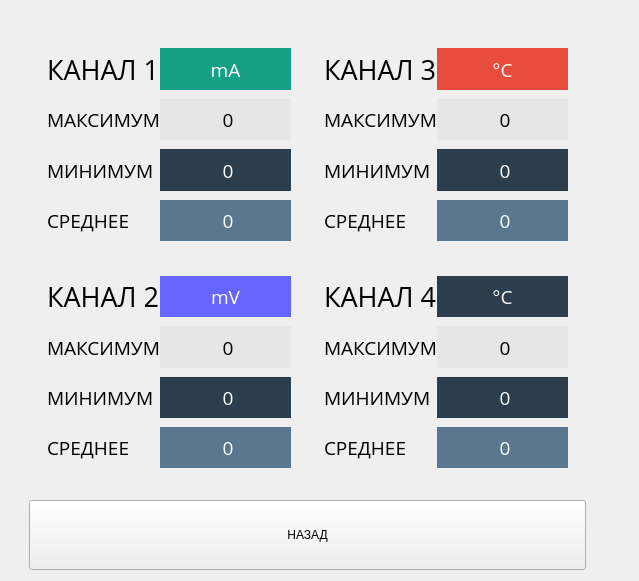
           <widget class="QWidget" name="pageAnaliz">
            <layout class="QVBoxLayout" name="verticalLayout_14">
             <property name="leftMargin">
              <number>29</number>
             </property>
             <property name="topMargin">
              <number>30</number>
             </property>
             <property name="rightMargin">
              <number>53</number>
             </property>
             <item>
              <widget class="QFrame" name="frame">
               <property name="minimumSize">
                <size>
                 <width>0</width>
                 <height>456</height>
                </size>
               </property>
               <property name="frameShape">
                <enum>QFrame::NoFrame</enum>
               </property>
               <property name="frameShadow">
                <enum>QFrame::Raised</enum>
               </property>
               <layout class="QGridLayout" name="gridLayout_6">
                <property name="horizontalSpacing">
                 <number>15</number>
                </property>
                <property name="verticalSpacing">
                 <number>17</number>
                </property>
                <item row="0" column="0">
                 <widget class="QFrame" name="frame_2">
                  <property name="frameShape">
                   <enum>QFrame::NoFrame</enum>
                  </property>
                  <property name="frameShadow">
                   <enum>QFrame::Raised</enum>
                  </property>
                  <layout class="QGridLayout" name="gridLayout_2">
                   <property name="horizontalSpacing">
                    <number>0</number>
                   </property>
                   <property name="verticalSpacing">
                    <number>9</number>
                   </property>
                   <item row="0" column="0">
                    <widget class="QLabel" name="analizelbl_1">
                     <property name="font">
                      <font>
                       <family>Open Sans</family>
                       <pointsize>20</pointsize>
                      </font>
                     </property>
                     <property name="text">
                      <string>КАНАЛ 1</string>
                     </property>
                    </widget>
                   </item>
                   <item row="5" column="1">
                    <widget class="QLabel" name="analizeavgvaluechannel_1">
                     <property name="minimumSize">
                      <size>
                       <width>131</width>
                       <height>31</height>
                      </size>
                     </property>
                     <property name="maximumSize">
                      <size>
                       <width>185</width>
                       <height>45</height>
                      </size>
                     </property>
                     <property name="font">
                      <font>
                       <family>Open Sans</family>
                       <pointsize>14</pointsize>
                      </font>
                     </property>
                     <property name="styleSheet">
                      <string notr="true">	background-color: rgb(91, 119, 143);
	color: rgb(255, 255, 255);
	border-radius: 0px;</string>
                     </property>
                     <property name="text">
                      <string> 0</string>
                     </property>
                     <property name="alignment">
                      <set>Qt::AlignCenter</set>
                     </property>
                    </widget>
                   </item>
                   <item row="2" column="0">
                    <widget class="QLabel" name="analizelblmax_1">
                     <property name="font">
                      <font>
                       <family>Open Sans</family>
                       <pointsize>14</pointsize>
                      </font>
                     </property>
                     <property name="text">
                      <string>МАКСИМУМ</string>
                     </property>
                    </widget>
                   </item>
                   <item row="2" column="1">
                    <widget class="QLabel" name="analizemaxvaluechannel_1">
                     <property name="minimumSize">
                      <size>
                       <width>131</width>
                       <height>31</height>
                      </size>
                     </property>
                     <property name="maximumSize">
                      <size>
                       <width>185</width>
                       <height>45</height>
                      </size>
                     </property>
                     <property name="font">
                      <font>
                       <family>Open Sans</family>
                       <pointsize>14</pointsize>
                      </font>
                     </property>
                     <property name="styleSheet">
                      <string notr="true">background-color: rgb(230, 230, 230);
color: rgb(0, 0, 0);
border-radius: 0px;
</string>
                     </property>
                     <property name="text">
                      <string> 0</string>
                     </property>
                     <property name="alignment">
                      <set>Qt::AlignCenter</set>
                     </property>
                    </widget>
                   </item>
                   <item row="5" column="0">
                    <widget class="QLabel" name="analizelblavg_1">
                     <property name="font">
                      <font>
                       <family>Open Sans</family>
                       <pointsize>14</pointsize>
                      </font>
                     </property>
                     <property name="text">
                      <string>СРЕДНЕЕ</string>
                     </property>
                    </widget>
                   </item>
                   <item row="0" column="1">
                    <widget class="QLabel" name="analizenameChannel_1">
                     <property name="minimumSize">
                      <size>
                       <width>131</width>
                       <height>31</height>
                      </size>
                     </property>
                     <property name="maximumSize">
                      <size>
                       <width>185</width>
                       <height>45</height>
                      </size>
                     </property>
                     <property name="font">
                      <font>
                       <family>Open Sans</family>
                       <pointsize>14</pointsize>
                      </font>
                     </property>
                     <property name="styleSheet">
                      <string notr="true">	background-color: rgb(21, 159, 133);
	color: rgb(255, 255, 255);
	border-radius: 0px;</string>
                     </property>
                     <property name="text">
                      <string>mA</string>
                     </property>
                     <property name="alignment">
                      <set>Qt::AlignCenter</set>
                     </property>
                    </widget>
                   </item>
                   <item row="4" column="1">
                    <widget class="QLabel" name="analizeminvaluechannel_1">
                     <property name="minimumSize">
                      <size>
                       <width>131</width>
                       <height>31</height>
                      </size>
                     </property>
                     <property name="maximumSize">
                      <size>
                       <width>185</width>
                       <height>45</height>
                      </size>
                     </property>
                     <property name="font">
                      <font>
                       <family>Open Sans</family>
                       <pointsize>14</pointsize>
                      </font>
                     </property>
                     <property name="styleSheet">
                      <string notr="true">background-color:rgb(44, 61, 77);
color: rgb(255 , 255, 255);
border-radius: 0px;</string>
                     </property>
                     <property name="text">
                      <string> 0</string>
                     </property>
                     <property name="alignment">
                      <set>Qt::AlignCenter</set>
                     </property>
                    </widget>
                   </item>
                   <item row="4" column="0">
                    <widget class="QLabel" name="analizelblmin_1">
                     <property name="font">
                      <font>
                       <family>Open Sans</family>
                       <pointsize>14</pointsize>
                      </font>
                     </property>
                     <property name="text">
                      <string>МИНИМУМ</string>
                     </property>
                    </widget>
                   </item>
                  </layout>
                 </widget>
                </item>
                <item row="0" column="1">
                 <widget class="QFrame" name="frame_4">
                  <property name="frameShape">
                   <enum>QFrame::NoFrame</enum>
                  </property>
                  <property name="frameShadow">
                   <enum>QFrame::Raised</enum>
                  </property>
                  <layout class="QGridLayout" name="gridLayout_4">
                   <property name="horizontalSpacing">
                    <number>0</number>
                   </property>
                   <property name="verticalSpacing">
                    <number>9</number>
                   </property>
                   <item row="0" column="1">
                    <widget class="QLabel" name="analizenameChannel_3">
                     <property name="minimumSize">
                      <size>
                       <width>131</width>
                       <height>31</height>
                      </size>
                     </property>
                     <property name="maximumSize">
                      <size>
                       <width>185</width>
                       <height>45</height>
                      </size>
                     </property>
                     <property name="font">
                      <font>
                       <family>Open Sans</family>
                       <pointsize>14</pointsize>
                      </font>
                     </property>
                     <property name="styleSheet">
                      <string notr="true">background-color: rgb(232, 76, 61);
color: rgb(255, 255, 255);
border-radius: 0px;</string>
                     </property>
                     <property name="text">
                      <string>°C</string>
                     </property>
                     <property name="alignment">
                      <set>Qt::AlignCenter</set>
                     </property>
                    </widget>
                   </item>
                   <item row="0" column="0">
                    <widget class="QLabel" name="analizelbl_3">
                     <property name="font">
                      <font>
                       <family>Open Sans</family>
                       <pointsize>20</pointsize>
                      </font>
                     </property>
                     <property name="text">
                      <string>КАНАЛ 3</string>
                     </property>
                    </widget>
                   </item>
                   <item row="4" column="0">
                    <widget class="QLabel" name="analizelblavg_3">
                     <property name="font">
                      <font>
                       <family>Open Sans</family>
                       <pointsize>14</pointsize>
                      </font>
                     </property>
                     <property name="text">
                      <string>СРЕДНЕЕ</string>
                     </property>
                    </widget>
                   </item>
                   <item row="2" column="0">
                    <widget class="QLabel" name="analizelblmax_3">
                     <property name="font">
                      <font>
                       <family>Open Sans</family>
                       <pointsize>14</pointsize>
                      </font>
                     </property>
                     <property name="text">
                      <string>МАКСИМУМ</string>
                     </property>
                    </widget>
                   </item>
                   <item row="2" column="1">
                    <widget class="QLabel" name="analizemaxvaluechannel_3">
                     <property name="minimumSize">
                      <size>
                       <width>131</width>
                       <height>31</height>
                      </size>
                     </property>
                     <property name="maximumSize">
                      <size>
                       <width>185</width>
                       <height>45</height>
                      </size>
                     </property>
                     <property name="font">
                      <font>
                       <family>Open Sans</family>
                       <pointsize>14</pointsize>
                      </font>
                     </property>
                     <property name="styleSheet">
                      <string notr="true">background-color: rgb(230, 230, 230);
color: rgb(0, 0, 0);
border-radius: 0px;
</string>
                     </property>
                     <property name="text">
                      <string> 0</string>
                     </property>
                     <property name="alignment">
                      <set>Qt::AlignCenter</set>
                     </property>
                    </widget>
                   </item>
                   <item row="4" column="1">
                    <widget class="QLabel" name="analizeavgvaluechannel_3">
                     <property name="minimumSize">
                      <size>
                       <width>131</width>
                       <height>31</height>
                      </size>
                     </property>
                     <property name="maximumSize">
                      <size>
                       <width>185</width>
                       <height>45</height>
                      </size>
                     </property>
                     <property name="font">
                      <font>
                       <family>Open Sans</family>
                       <pointsize>14</pointsize>
                      </font>
                     </property>
                     <property name="styleSheet">
                      <string notr="true">background-color: rgb(91, 119, 143);
color: rgb(255, 255, 255);
border-radius: 0px;</string>
                     </property>
                     <property name="text">
                      <string> 0</string>
                     </property>
                     <property name="alignment">
                      <set>Qt::AlignCenter</set>
                     </property>
                    </widget>
                   </item>
                   <item row="3" column="0">
                    <widget class="QLabel" name="analizelblmin_3">
                     <property name="font">
                      <font>
                       <family>Open Sans</family>
                       <pointsize>14</pointsize>
                      </font>
                     </property>
                     <property name="text">
                      <string>МИНИМУМ</string>
                     </property>
                    </widget>
                   </item>
                   <item row="3" column="1">
                    <widget class="QLabel" name="analizeminvaluechannel_3">
                     <property name="minimumSize">
                      <size>
                       <width>131</width>
                       <height>31</height>
                      </size>
                     </property>
                     <property name="maximumSize">
                      <size>
                       <width>185</width>
                       <height>45</height>
                      </size>
                     </property>
                     <property name="font">
                      <font>
                       <family>Open Sans</family>
                       <pointsize>14</pointsize>
                      </font>
                     </property>
                     <property name="styleSheet">
                      <string notr="true">background-color:rgb(44, 61, 77);
color: rgb(255 , 255, 255);
border-radius: 0px;</string>
                     </property>
                     <property name="text">
                      <string> 0</string>
                     </property>
                     <property name="alignment">
                      <set>Qt::AlignCenter</set>
                     </property>
                    </widget>
                   </item>
                  </layout>
                 </widget>
                </item>
                <item row="1" column="0">
                 <widget class="QFrame" name="frame_3">
                  <property name="frameShape">
                   <enum>QFrame::NoFrame</enum>
                  </property>
                  <property name="frameShadow">
                   <enum>QFrame::Raised</enum>
                  </property>
                  <layout class="QGridLayout" name="gridLayout_3">
                   <property name="horizontalSpacing">
                    <number>0</number>
                   </property>
                   <property name="verticalSpacing">
                    <number>9</number>
                   </property>
                   <item row="0" column="1">
                    <widget class="QLabel" name="analizenameChannel_2">
                     <property name="minimumSize">
                      <size>
                       <width>131</width>
                       <height>31</height>
                      </size>
                     </property>
                     <property name="maximumSize">
                      <size>
                       <width>185</width>
                       <height>45</height>
                      </size>
                     </property>
                     <property name="font">
                      <font>
                       <family>Open Sans</family>
                       <pointsize>14</pointsize>
                      </font>
                     </property>
                     <property name="styleSheet">
                      <string notr="true">background-color: rgb(102, 102, 255);
color: rgb(255, 255, 255);
border-radius: 0px;</string>
                     </property>
                     <property name="text">
                      <string>mV</string>
                     </property>
                     <property name="alignment">
                      <set>Qt::AlignCenter</set>
                     </property>
                    </widget>
                   </item>
                   <item row="0" column="0">
                    <widget class="QLabel" name="analizelbl_2">
                     <property name="font">
                      <font>
                       <family>Open Sans</family>
                       <pointsize>20</pointsize>
                      </font>
                     </property>
                     <property name="text">
                      <string>КАНАЛ 2</string>
                     </property>
                    </widget>
                   </item>
                   <item row="4" column="0">
                    <widget class="QLabel" name="analizelblavg_2">
                     <property name="font">
                      <font>
                       <family>Open Sans</family>
                       <pointsize>14</pointsize>
                      </font>
                     </property>
                     <property name="text">
                      <string>СРЕДНЕЕ</string>
                     </property>
                    </widget>
                   </item>
                   <item row="2" column="0">
                    <widget class="QLabel" name="analizelblmax_2">
                     <property name="font">
                      <font>
                       <family>Open Sans</family>
                       <pointsize>14</pointsize>
                      </font>
                     </property>
                     <property name="text">
                      <string>МАКСИМУМ</string>
                     </property>
                    </widget>
                   </item>
                   <item row="2" column="1">
                    <widget class="QLabel" name="analizemaxvaluechannel_2">
                     <property name="minimumSize">
                      <size>
                       <width>131</width>
                       <height>31</height>
                      </size>
                     </property>
                     <property name="maximumSize">
                      <size>
                       <width>185</width>
                       <height>45</height>
                      </size>
                     </property>
                     <property name="font">
                      <font>
                       <family>Open Sans</family>
                       <pointsize>14</pointsize>
                      </font>
                     </property>
                     <property name="styleSheet">
                      <string notr="true">background-color: rgb(230, 230, 230);
color: rgb(0, 0, 0);
border-radius: 0px;
</string>
                     </property>
                     <property name="text">
                      <string> 0</string>
                     </property>
                     <property name="alignment">
                      <set>Qt::AlignCenter</set>
                     </property>
                    </widget>
                   </item>
                   <item row="4" column="1">
                    <widget class="QLabel" name="analizeavgvaluechannel_2">
                     <property name="minimumSize">
                      <size>
                       <width>131</width>
                       <height>31</height>
                      </size>
                     </property>
                     <property name="maximumSize">
                      <size>
                       <width>185</width>
                       <height>45</height>
                      </size>
                     </property>
                     <property name="font">
                      <font>
                       <family>Open Sans</family>
                       <pointsize>14</pointsize>
                      </font>
                     </property>
                     <property name="styleSheet">
                      <string notr="true">	background-color: rgb(91, 119, 143);
	color: rgb(255, 255, 255);
	border-radius: 0px;</string>
                     </property>
                     <property name="text">
                      <string> 0</string>
                     </property>
                     <property name="alignment">
                      <set>Qt::AlignCenter</set>
                     </property>
                    </widget>
                   </item>
                   <item row="3" column="0">
                    <widget class="QLabel" name="analizelblmin_2">
                     <property name="font">
                      <font>
                       <family>Open Sans</family>
                       <pointsize>14</pointsize>
                      </font>
                     </property>
                     <property name="text">
                      <string>МИНИМУМ</string>
                     </property>
                    </widget>
                   </item>
                   <item row="3" column="1">
                    <widget class="QLabel" name="analizeminvaluechannel_2">
                     <property name="minimumSize">
                      <size>
                       <width>131</width>
                       <height>31</height>
                      </size>
                     </property>
                     <property name="maximumSize">
                      <size>
                       <width>185</width>
                       <height>45</height>
                      </size>
                     </property>
                     <property name="font">
                      <font>
                       <family>Open Sans</family>
                       <pointsize>14</pointsize>
                      </font>
                     </property>
                     <property name="styleSheet">
                      <string notr="true">background-color:rgb(44, 61, 77);
color: rgb(255 , 255, 255);
border-radius: 0px;</string>
                     </property>
                     <property name="text">
                      <string> 0</string>
                     </property>
                     <property name="alignment">
                      <set>Qt::AlignCenter</set>
                     </property>
                    </widget>
                   </item>
                  </layout>
                 </widget>
                </item>
                <item row="1" column="1">
                 <widget class="QFrame" name="frame_5">
                  <property name="frameShape">
                   <enum>QFrame::NoFrame</enum>
                  </property>
                  <property name="frameShadow">
                   <enum>QFrame::Raised</enum>
                  </property>
                  <layout class="QGridLayout" name="gridLayout_5">
                   <property name="horizontalSpacing">
                    <number>0</number>
                   </property>
                   <property name="verticalSpacing">
                    <number>9</number>
                   </property>
                   <item row="0" column="1">
                    <widget class="QLabel" name="analizenameChannel_4">
                     <property name="minimumSize">
                      <size>
                       <width>131</width>
                       <height>31</height>
                      </size>
                     </property>
                     <property name="maximumSize">
                      <size>
                       <width>185</width>
                       <height>45</height>
                      </size>
                     </property>
                     <property name="font">
                      <font>
                       <family>Open Sans</family>
                       <pointsize>14</pointsize>
                      </font>
                     </property>
                     <property name="styleSheet">
                      <string notr="true">background-color:rgb(44, 61, 77);
color: rgb(255 , 255, 255);
border-radius: 0px;</string>
                     </property>
                     <property name="text">
                      <string>°C</string>
                     </property>
                     <property name="alignment">
                      <set>Qt::AlignCenter</set>
                     </property>
                    </widget>
                   </item>
                   <item row="0" column="0">
                    <widget class="QLabel" name="analizelbl_4">
                     <property name="font">
                      <font>
                       <family>Open Sans</family>
                       <pointsize>20</pointsize>
                      </font>
                     </property>
                     <property name="text">
                      <string>КАНАЛ 4</string>
                     </property>
                    </widget>
                   </item>
                   <item row="4" column="0">
                    <widget class="QLabel" name="analizelblavg_4">
                     <property name="font">
                      <font>
                       <family>Open Sans</family>
                       <pointsize>14</pointsize>
                      </font>
                     </property>
                     <property name="text">
                      <string>СРЕДНЕЕ</string>
                     </property>
                    </widget>
                   </item>
                   <item row="2" column="0">
                    <widget class="QLabel" name="analizelblmax_4">
                     <property name="font">
                      <font>
                       <family>Open Sans</family>
                       <pointsize>14</pointsize>
                      </font>
                     </property>
                     <property name="text">
                      <string>МАКСИМУМ</string>
                     </property>
                    </widget>
                   </item>
                   <item row="2" column="1">
                    <widget class="QLabel" name="analizemaxvaluechannel_4">
                     <property name="minimumSize">
                      <size>
                       <width>131</width>
                       <height>31</height>
                      </size>
                     </property>
                     <property name="maximumSize">
                      <size>
                       <width>185</width>
                       <height>45</height>
                      </size>
                     </property>
                     <property name="font">
                      <font>
                       <family>Open Sans</family>
                       <pointsize>14</pointsize>
                      </font>
                     </property>
                     <property name="styleSheet">
                      <string notr="true">background-color: rgb(230, 230, 230);
color: rgb(0, 0, 0);
border-radius: 0px;
</string>
                     </property>
                     <property name="text">
                      <string> 0</string>
                     </property>
                     <property name="alignment">
                      <set>Qt::AlignCenter</set>
                     </property>
                    </widget>
                   </item>
                   <item row="4" column="1">
                    <widget class="QLabel" name="analizeavgvaluechannel_4">
                     <property name="minimumSize">
                      <size>
                       <width>131</width>
                       <height>31</height>
                      </size>
                     </property>
                     <property name="maximumSize">
                      <size>
                       <width>185</width>
                       <height>45</height>
                      </size>
                     </property>
                     <property name="font">
                      <font>
                       <family>Open Sans</family>
                       <pointsize>14</pointsize>
                      </font>
                     </property>
                     <property name="styleSheet">
                      <string notr="true">	background-color: rgb(91, 119, 143);
	color: rgb(255, 255, 255);
	border-radius: 0px;</string>
                     </property>
                     <property name="text">
                      <string> 0</string>
                     </property>
                     <property name="alignment">
                      <set>Qt::AlignCenter</set>
                     </property>
                    </widget>
                   </item>
                   <item row="3" column="0">
                    <widget class="QLabel" name="analizelblmin_4">
                     <property name="font">
                      <font>
                       <family>Open Sans</family>
                       <pointsize>14</pointsize>
                      </font>
                     </property>
                     <property name="text">
                      <string>МИНИМУМ</string>
                     </property>
                    </widget>
                   </item>
                   <item row="3" column="1">
                    <widget class="QLabel" name="analizeminvaluechannel_4">
                     <property name="minimumSize">
                      <size>
                       <width>131</width>
                       <height>31</height>
                      </size>
                     </property>
                     <property name="maximumSize">
                      <size>
                       <width>185</width>
                       <height>45</height>
                      </size>
                     </property>
                     <property name="font">
                      <font>
                       <family>Open Sans</family>
                       <pointsize>14</pointsize>
                      </font>
                     </property>
                     <property name="styleSheet">
                      <string notr="true">background-color:rgb(44, 61, 77);
color: rgb(255 , 255, 255);
border-radius: 0px;</string>
                     </property>
                     <property name="text">
                      <string> 0</string>
                     </property>
                     <property name="alignment">
                      <set>Qt::AlignCenter</set>
                     </property>
                    </widget>
                   </item>
                  </layout>
                 </widget>
                </item>
               </layout>
              </widget>
             </item>
             <item>
              <spacer name="verticalSpacer_13">
               <property name="orientation">
                <enum>Qt::Vertical</enum>
               </property>
               <property name="sizeHint" stdset="0">
                <size>
                 <width>20</width>
                 <height>8</height>
                </size>
               </property>
              </spacer>
             </item>
             <item>
              <widget class="wButtonStyled" name="bBackExpert_2">
               <property name="sizePolicy">
                <sizepolicy hsizetype="Preferred" vsizetype="Preferred">
                 <horstretch>0</horstretch>
                 <verstretch>0</verstretch>
                </sizepolicy>
               </property>
               <property name="minimumSize">
                <size>
                 <width>0</width>
                 <height>70</height>
                </size>
               </property>
               <property name="text">
                <string>НАЗАД</string>
               </property>
              </widget>
             </item>
            </layout>
           </widget>
